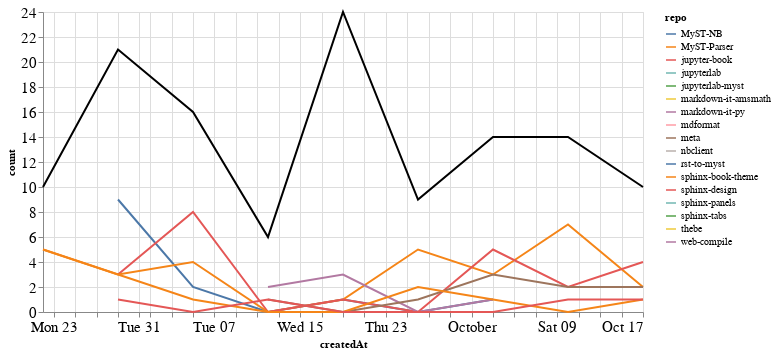

The notebook cell saved with this chart:
### Markdown cell above
### Comments

### Code cell
comments_time = comments.groupby('repo').resample('W', on='createdAt').count()['author'].reset_index()
comments_time = comments_time.rename(columns={'author': 'count'})
comments_time_total = comments_time.groupby('createdAt').agg({"count": "sum"}).reset_index()
ch1 = alt.Chart(comments_time, width=600).mark_line().encode(
    x='createdAt',
    y='count',
    color='repo',
    tooltip="repo"
)

ch2 = alt.Chart(comments_time_total, width=600).mark_line(color="black").encode(
    x='createdAt',
    y='count',
)

ch1 + ch2

### Figure 1 — Vega-Lite specification as saved in the notebook (floating-point values rounded to 4 significant figures)
{"config": {"axisLeft": {"labelFontSize": 15}, "axisBottom": {"labelFontSize": 15}}, "layer": [{"data": {"name": "data-421240299c20c5a28b96069162a161e3"}, "mark": "line", "encoding": {"color": {"type": "nominal", "field": "repo"}, "tooltip": {"type": "nominal", "field": "repo"}, "x": {"type": "temporal", "field": "createdAt"}, "y": {"type": "quantitative", "field": "count"}}, "width": 600}, {"data": {"name": "data-bac6378530dd0ac6d249300fb0bd2f96"}, "mark": {"type": "line", "color": "black"}, "encoding": {"x": {"type": "temporal", "field": "createdAt"}, "y": {"type": "quantitative", "field": "count"}}, "width": 600}], "$schema": "https://vega.github.io/schema/vega-lite/v4.8.1.json", "datasets": {"data-421240299c20c5a28b96069162a161e3": [{"repo": "MyST-NB", "createdAt": "2021-08-29T00:00:00", "count": 9}, {"repo": "MyST-NB", "createdAt": "2021-09-05T00:00:00", "count": 2}, {"repo": "MyST-NB", "createdAt": "2021-09-12T00:00:00", "count": 0}, {"repo": "MyST-NB", "createdAt": "2021-09-19T00:00:00", "count": 1}, {"repo": "MyST-NB", "createdAt": "2021-09-26T00:00:00", "count": 0}, {"repo": "MyST-NB", "createdAt": "2021-10-03T00:00:00", "count": 1}, {"repo": "MyST-Parser", "createdAt": "2021-08-22T00:00:00", "count": 5}, {"repo": "MyST-Parser", "createdAt": "2021-08-29T00:00:00", "count": 3}, {"repo": "MyST-Parser", "createdAt": "2021-09-05T00:00:00", "count": 1}, {"repo": "MyST-Parser", "createdAt": "2021-09-12T00:00:00", "count": 0}, {"repo": "MyST-Parser", "createdAt": "2021-09-19T00:00:00", "count": 1}, {"repo": "MyST-Parser", "createdAt": "2021-09-26T00:00:00", "count": 5}, {"repo": "MyST-Parser", "createdAt": "2021-10-03T00:00:00", "count": 3}, {"repo": "MyST-Parser", "createdAt": "2021-10-10T00:00:00", "count": 7}, {"repo": "MyST-Parser", "createdAt": "2021-10-17T00:00:00", "count": 2}, {"repo": "jupyter-book", "createdAt": "2021-08-29T00:00:00", "count": 3}, {"repo": "jupyter-book", "createdAt": "2021-09-05T00:00:00", "count": 8}, {"repo": "jupyter-book", "createdAt": "2021-09-12T00:00:00", "count": 0}, {"repo": "jupyter-book", "createdAt": "2021-09-19T00:00:00", "count": 1}, {"repo": "jupyter-book", "createdAt": "2021-09-26T00:00:00", "count": 0}, {"repo": "jupyter-book", "createdAt": "2021-10-03T00:00:00", "count": 5}, {"repo": "jupyter-book", "createdAt": "2021-10-10T00:00:00", "count": 2}, {"repo": "jupyter-book", "createdAt": "2021-10-17T00:00:00", "count": 4}, {"repo": "jupyterlab", "createdAt": "2021-09-19T00:00:00", "count": 1}, {"repo": "jupyterlab-myst", "createdAt": "2021-09-19T00:00:00", "count": 7}, {"repo": "markdown-it-amsmath", "createdAt": "2021-09-12T00:00:00", "count": 1}, {"repo": "markdown-it-py", "createdAt": "2021-09-12T00:00:00", "count": 2}, {"repo": "markdown-it-py", "createdAt": "2021-09-19T00:00:00", "count": 3}, {"repo": "markdown-it-py", "createdAt": "2021-09-26T00:00:00", "count": 0}, {"repo": "markdown-it-py", "createdAt": "2021-10-03T00:00:00", "count": 1}, {"repo": "mdformat", "createdAt": "2021-09-05T00:00:00", "count": 1}, {"repo": "meta", "createdAt": "2021-09-12T00:00:00", "count": 1}, {"repo": "meta", "createdAt": "2021-09-19T00:00:00", "count": 0}, {"repo": "meta", "createdAt": "2021-09-26T00:00:00", "count": 1}, {"repo": "meta", "createdAt": "2021-10-03T00:00:00", "count": 3}, {"repo": "meta", "createdAt": "2021-10-10T00:00:00", "count": 2}, {"repo": "meta", "createdAt": "2021-10-17T00:00:00", "count": 2}, {"repo": "nbclient", "createdAt": "2021-09-19T00:00:00", "count": 7}, {"repo": "rst-to-myst", "createdAt": "2021-09-19T00:00:00", "count": 3}, {"repo": "sphinx-book-theme", "createdAt": "2021-08-22T00:00:00", "count": 5}, {"repo": "sphinx-book-theme", "createdAt": "2021-08-29T00:00:00", "count": 3}, {"repo": "sphinx-book-theme", "createdAt": "2021-09-05T00:00:00", "count": 4}, {"repo": "sphinx-book-theme", "createdAt": "2021-09-12T00:00:00", "count": 0}, {"repo": "sphinx-book-theme", "createdAt": "2021-09-19T00:00:00", "count": 0}, {"repo": "sphinx-book-theme", "createdAt": "2021-09-26T00:00:00", "count": 2}, {"repo": "sphinx-book-theme", "createdAt": "2021-10-03T00:00:00", "count": 1}, {"repo": "sphinx-book-theme", "createdAt": "2021-10-10T00:00:00", "count": 0}, {"repo": "sphinx-book-theme", "createdAt": "2021-10-17T00:00:00", "count": 1}, {"repo": "sphinx-design", "createdAt": "2021-08-29T00:00:00", "count": 1}, {"repo": "sphinx-design", "createdAt": "2021-09-05T00:00:00", "count": 0}, {"repo": "sphinx-design", "createdAt": "2021-09-12T00:00:00", "count": 1}, {"repo": "sphinx-design", "createdAt": "2021-09-19T00:00:00", "count": 0}, {"repo": "sphinx-design", "createdAt": "2021-09-26T00:00:00", "count": 0}, {"repo": "sphinx-design", "createdAt": "2021-10-03T00:00:00", "count": 0}, {"repo": "sphinx-design", "createdAt": "2021-10-10T00:00:00", "count": 1}, {"repo": "sphinx-design", "createdAt": "2021-10-17T00:00:00", "count": 1}, {"repo": "sphinx-panels", "createdAt": "2021-08-29T00:00:00", "count": 2}, {"repo": "sphinx-tabs", "createdAt": "2021-09-12T00:00:00", "count": 1}, {"repo": "thebe", "createdAt": "2021-10-10T00:00:00", "count": 2}, {"repo": "web-compile", "createdAt": "2021-09-26T00:00:00", "count": 1}], "data-bac6378530dd0ac6d249300fb0bd2f96": [{"createdAt": "2021-08-22T00:00:00", "count": 10}, {"createdAt": "2021-08-29T00:00:00", "count": 21}, {"createdAt": "2021-09-05T00:00:00", "count": 16}, {"createdAt": "2021-09-12T00:00:00", "count": 6}, {"createdAt": "2021-09-19T00:00:00", "count": 24}, {"createdAt": "2021-09-26T00:00:00", "count": 9}, {"createdAt": "2021-10-03T00:00:00", "count": 14}, {"createdAt": "2021-10-10T00:00:00", "count": 14}, {"createdAt": "2021-10-17T00:00:00", "count": 10}]}}
